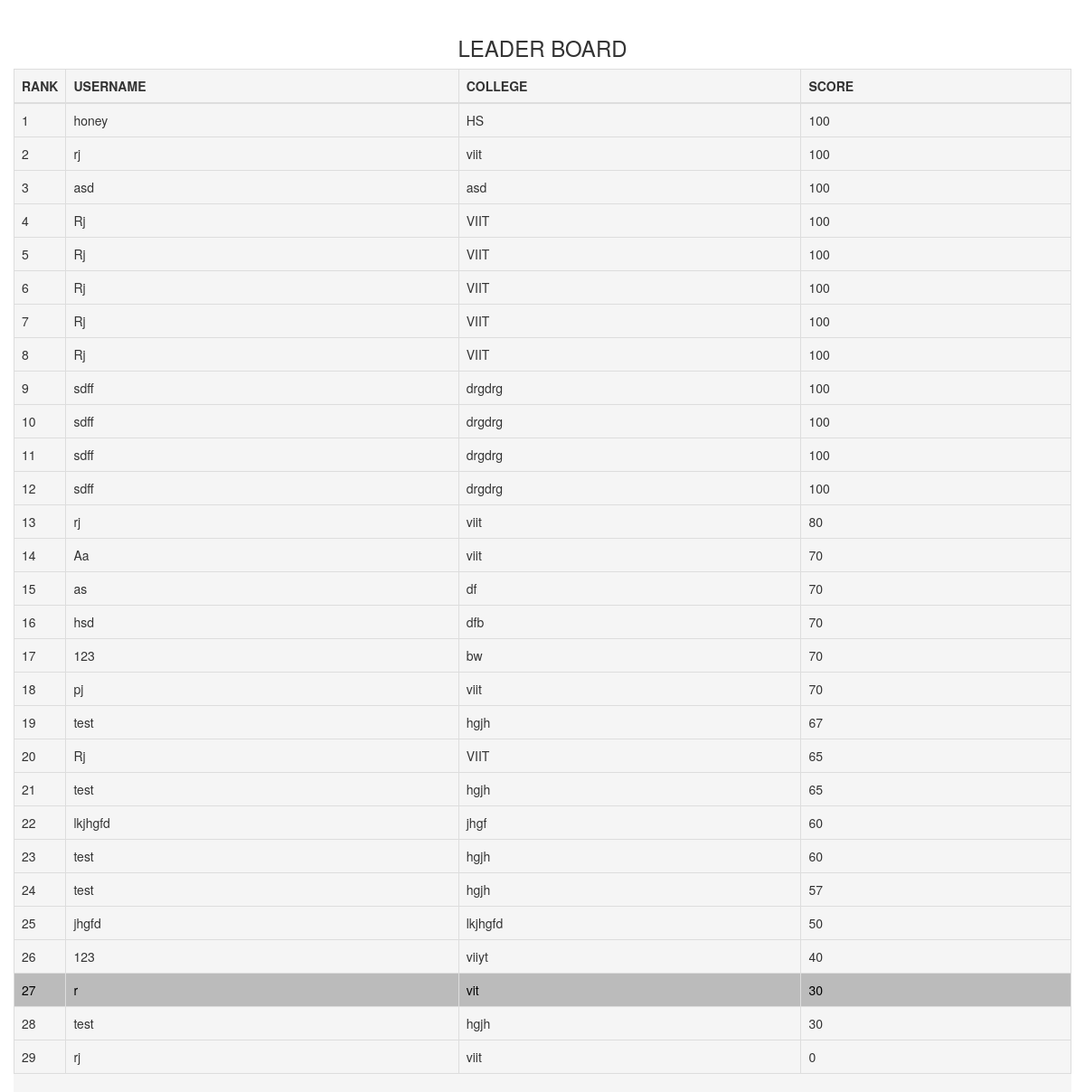
The app's page /comp/leaderboard/22/, older data.
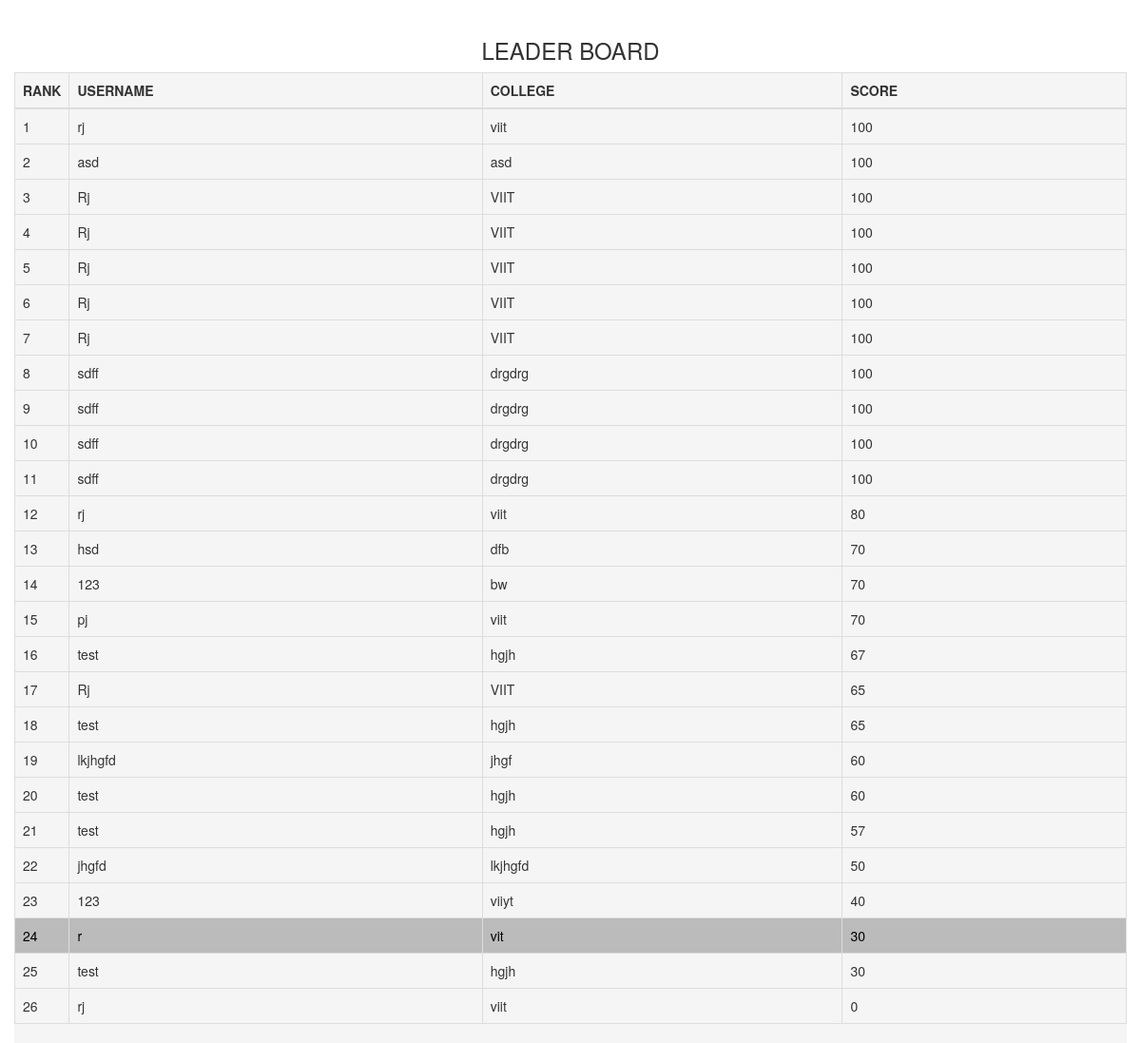
The same page, newer data.
### round2/models.py (models this page shows, shortened)
class User(models.Model):
    login_name = models.CharField(max_length=100)
    phone_number1 = models.IntegerField()
    phone_number2 = models.IntegerField()
    college_name1 = models.CharField(max_length=100)
    college_name2 = models.CharField(max_length=100)
    user_name1 = models.CharField(max_length=100)
    user_name2 = models.CharField(max_length=100)
    email1 = models.CharField(max_length=100)
    email2 = models.CharField(max_length=100)
    total_score = models.IntegerField(default=0)
    end_time = models.IntegerField(default=0)
    money = models.IntegerField(default=100)
    easy_counter = models.IntegerField(default=0)

### round2/views.py (the view)
# urls.py: url(r'^leaderboard/(?P<user_id>[0-9]+)/$', views.leaderboard, name='leaderboard'),
def leaderboard(request, user_id):
    current_user = User.objects.get(pk=user_id)
    all_user = list(User.objects.all().order_by('money'))
    all_user.reverse()
    if request.POST.get("finish"):
        return render(request, 'round2/leaderboard_new.html',
                      {'user_id': int(user_id), 'all_user': all_user, 'leaderboard_clicked': False})
    elif request.POST.get("leader"):
        return render(request, 'round2/leaderboard_new.html',
                      {'user_id': int(user_id), 'all_user': all_user, 'leaderboard_clicked': True, 'one': 5, 'two': 5,
                       'three': 10, 'four': 10, 'five': 20})
    else:
        return render(request, 'round2/leaderboard_new.html',
                      {'user_id': int(user_id), 'all_user': all_user, 'leaderboard_clicked': False})

### round2/templates/round2/leaderboard_new.html (shortened to what this page needs)
<!DOCTYPE html>
<html lang="en">
<head>
    <link rel="stylesheet" href="https://maxcdn.bootstrapcdn.com/bootstrap/3.3.7/css/bootstrap.min.css">
    <link rel="stylesheet"
          href="http://ajax.googleapis.com/ajax/libs/jqueryui/1.12.1/themes/smoothness/jquery-ui.min.css">
    <link rel="stylesheet" href="https://maxcdn.bootstrapcdn.com/bootstrap/3.3.7/css/bootstrap.min.css">
</head>
<body>
<br>
<div class="container">
    <div class="row">
        <div STYLE="text-align: center; font-weight: bolder" class="col-md-4 col-md-offset-4">
            <H3>LEADER BOARD</H3>
        </div>
    </div>
    <div class="row leader">
        <div class="table-responsive">
            <table class="table table-bordered white">
                <thead class="thead-inverse">
                <tr>
                    <th style="width:4%">RANK</th>
                    <th>USERNAME</th>
                    <th>COLLEGE</th>
                    <th>SCORE</th>
                </tr>
                </thead>
                <tbody id="table_body">
                {% for user in all_user %}
                    {% ifequal user_id user.pk %}
                        <tr bgcolor="#BBBBBB" style="color:#000000">
                            {% else %}
                        <tr>
                    {% endifequal %}
                <td>{{ forloop.counter }}</td>
                <td>{{ user.login_name }}</td>
                <td>{{ user.college_name1 }}</td>
                <td>{{ user.money }}</td>
                </tr>
                {% endfor %}
                </tbody>
            </table>
        </div>
    </div>
</div>
</body>
</html>

### round2/templates/round2/leaderboard_new.html (style rules this page uses)
.leader { background: whitesmoke; }

Row changes from the older to the newer data that the page shows:
removed User: login_name "honey", college_name1 "HS", money "100"
removed User: login_name "Aa", college_name1 "viit", money "70"
removed User: login_name "as", college_name1 "df", money "70"
